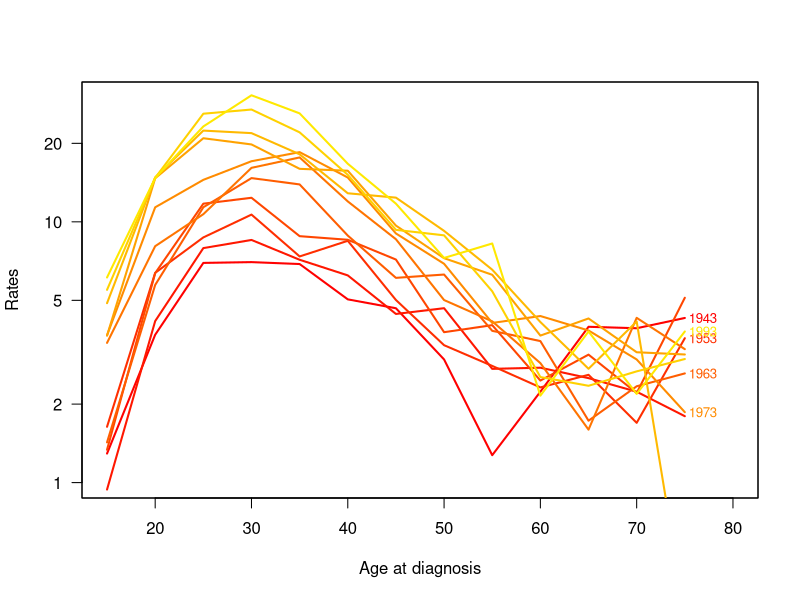
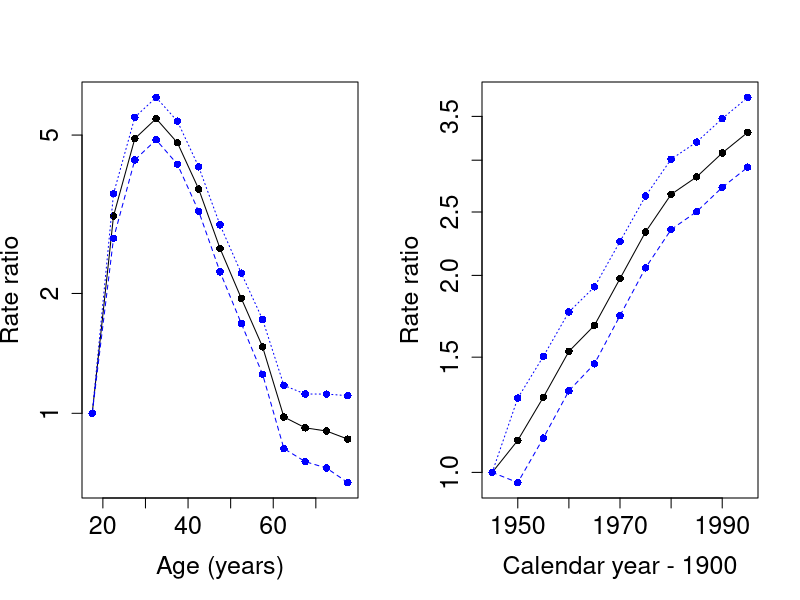
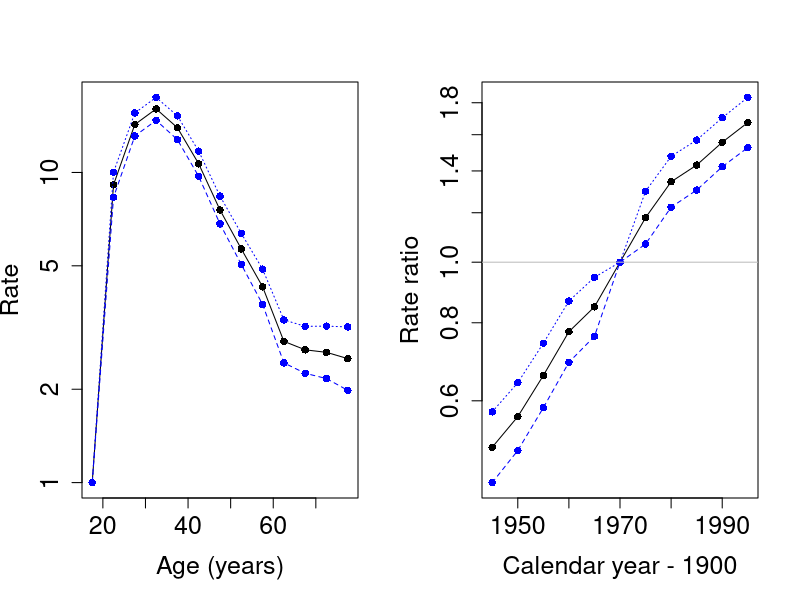
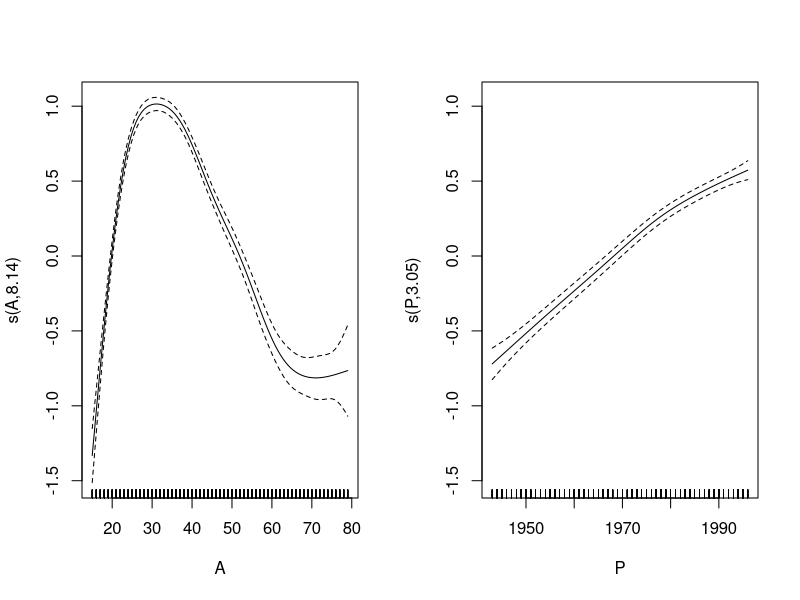
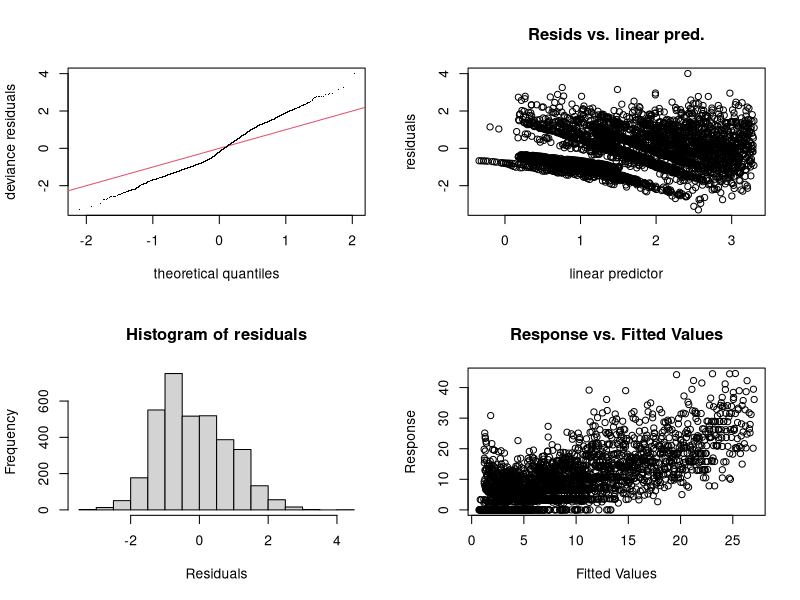
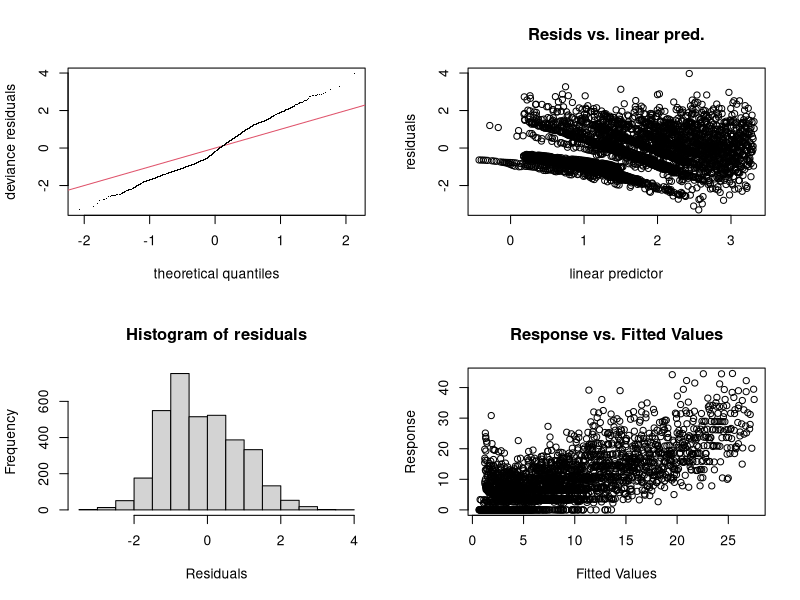
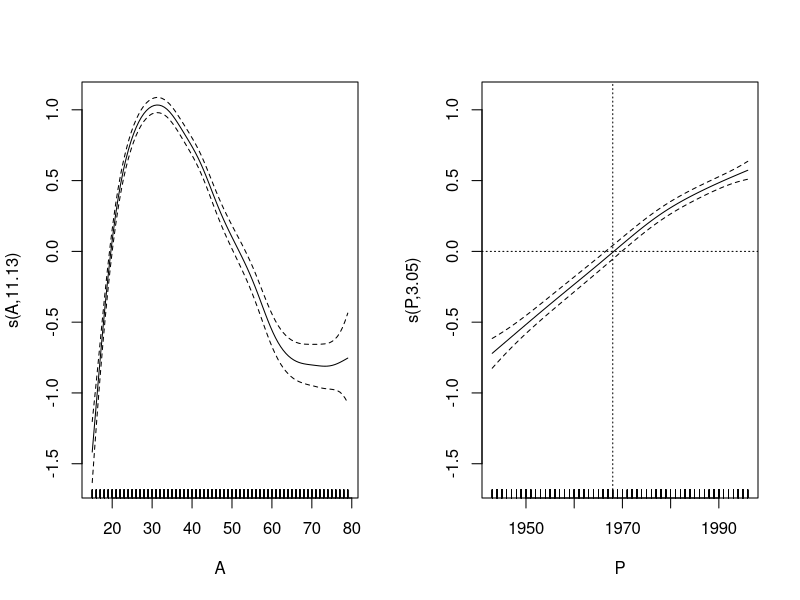
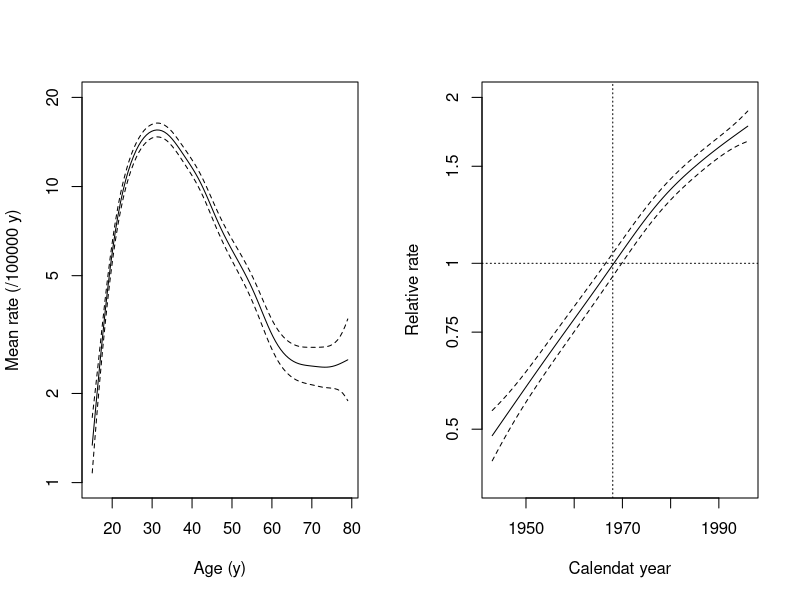

Generate these figures, in order, with R:
## ---- chunk 1
knitr::opts_chunk$set(results = "hide", fig.show="hide", messages=FALSE, keep.source = TRUE, include = TRUE, eps = FALSE, prefix.string = "./graph/cont-eff")
## ---- chunk 2
# opt <- options()
# options( width=90,
#          SweaveHooks=list( fig=function()
#          par(mar=c(3,3,1,1),mgp=c(3,1,0)/1.6,las=1,bty="n") ) )
## ---- chunk 3
library(Epi)
library(mgcv)
data(testisDK)
str(testisDK)
summary(testisDK)
head(testisDK)
## ---- chunk 4
tdk <- subset(testisDK, A > 14 & A < 80)
tdk$Age <- cut(tdk$A, br = 5 * (3:16), include.lowest = TRUE, right = FALSE)
nAge <- length(levels(tdk$Age))
tdk$Per <- cut(tdk$P,
  br = seq(1943, 1998, by = 5),
  include.lowest = TRUE, right = FALSE)
nPer <- length(levels(tdk$Per))
## ---- chunk 5
tab <- stat.table(
  index = list(Age, Per),
  contents = list(
    D = sum(D),
    Y = sum(Y / 1000),
    rate = ratio(D, Y, 10^5)
  ),
  margins = TRUE,
  data = tdk
)
str(tab)
## ---- chunk 6
str(tab)
par(mfrow = c(1, 1))
rateplot(
  rates = tab[3, 1:nAge, 1:nPer], which = "ap", ylim = c(1, 30),
  age = seq(15, 75, 5), per = seq(1943, 1993, 5),
  col = heat.colors(16), ann = TRUE
)
## ---- chunk 7
tdk$Y <- tdk$Y / 100000
mCat <- glm(cbind(D, Y) ~ Age + Per,
  family = poisreg(link = log), data = tdk )
round(ci.exp(mCat), 2)
## ---- chunk 8
aMid <- seq(17.5, 77.5, by = 5)
pMid <- seq(1945, 1995, by = 5)
par(mfrow = c(1, 2))
matplot(aMid, rbind(c(1,1,1), ci.exp(mCat)[2:13, ]), type = "o", pch = 16,     
   log = "y", cex.lab = 1.5, cex.axis = 1.5, col= c("black", "blue", "blue"),
  xlab = "Age (years)", ylab = "Rate ratio" )
matplot(pMid, rbind(c(1,1,1), ci.exp(mCat)[14:23, ]), type = "o", pch = 16,
  log = "y", cex.lab = 1.5, cex.axis = 1.5, col=c("black", "blue", "blue"),
  xlab = "Calendar year - 1900", ylab = "Rate ratio" )
## ---- chunk 9
tdk$Per70 <- Relevel(tdk$Per, ref = 6)
mCat2 <- glm(cbind(D, Y) ~ -1 + Age + Per70,
  family = poisreg(link = log), data = tdk )
round(ci.exp(mCat2), 2)
## ---- chunk 10
par(mfrow = c(1, 2))
matplot(aMid, rbind(c(1,1,1), ci.exp(mCat2)[2:13, ]), type = "o", pch = 16,     
   log = "y", cex.lab = 1.5, cex.axis = 1.5, col=c("black", "blue", "blue"),
  xlab = "Age (years)", ylab = "Rate" )
matplot(pMid, rbind(ci.exp(mCat2)[14:18, ], c(1,1,1), ci.exp(mCat2)[19:23, ]),
        type = "o", pch = 16, log = "y", cex.lab = 1.5, cex.axis = 1.5,
        col=c("black", "blue", "blue"),
  xlab = "Calendar year - 1900", ylab = "Rate ratio" )
abline(h = 1, col = "gray")
## ---- chunk 11
library(mgcv)
mPen <- mgcv::gam(cbind(D, Y) ~ s(A) + s(P),
  family = poisreg(link = log), data = tdk
)
summary(mPen)
## ---- chunk 12
par(mfrow = c(1, 2))
plot(mPen, se=2, seWithMean = TRUE)
## ---- chunk 13
par(mfrow = c(2, 2))
gam.check(mPen)
## ---- chunk 14
mPen2 <- mgcv::gam(cbind(D, Y) ~ s(A, k = 20) + s(P),
  family = poisreg(link = log), data = tdk
)
summary(mPen2)
par(mfrow = c(2, 2))
gam.check(mPen2)
## ---- chunk 15
par(mfrow = c(1, 2))
plot(mPen2, seWithMean = TRUE)
abline(v = 1968, h = 0, lty = 3)
## ---- chunk 16
par(mfrow = c(1, 2))
icpt <- coef(mPen2)[1] #  estimated intecept
plot(mPen2,
  seWithMean = TRUE, select = 1, rug = FALSE,
  yaxt = "n", ylim = c(log(1), log(20)) - icpt,
  xlab = "Age (y)", ylab = "Mean rate (/100000 y)"
)
axis(2, at = log(c(1, 2, 5, 10, 20)) - icpt, labels = c(1, 2, 5, 10, 20))
plot(mPen2,
  seWithMean = TRUE, select = 2, rug = FALSE,
  yaxt = "n", ylim = c(log(0.4), log(2)),
  xlab = "Calendat year", ylab = "Relative rate"
)
axis(2, at = log(c(0.5, 0.75, 1, 1.5, 2)), labels = c(0.5, 0.75, 1, 1.5, 2))
abline(v = 1968, h = 0, lty = 3)
